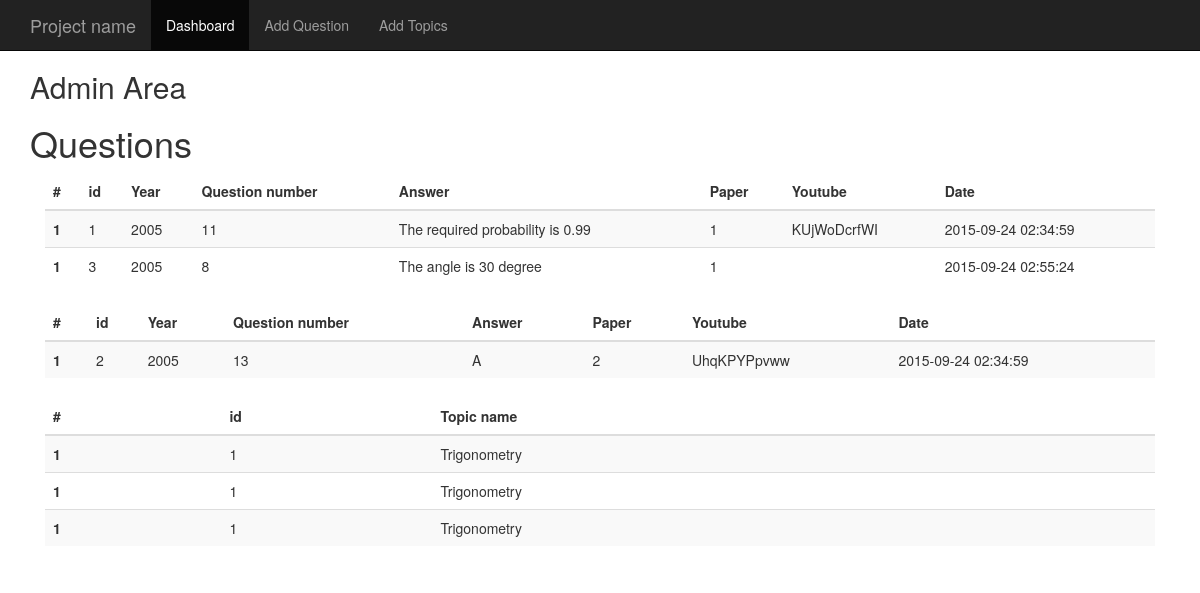
The app's page /admin/index.php with its own data.
### tables this page shows
CREATE TABLE IF NOT EXISTS `questions` (
`id` int(11) NOT NULL,
  `year` int(255) NOT NULL,
  `number` varchar(255) NOT NULL,
  `answer` text NOT NULL,
  `paper` varchar(255) NOT NULL,
  `youtube` text NOT NULL,
  `date_add` timestamp NOT NULL DEFAULT CURRENT_TIMESTAMP
);

### libraries/Database.php (called while the page is built, shortened)
<?php
class Database{
	public $host = DB_HOST;
	public $username = DB_USER;
	public $password = DB_PASS;
	public $db_name = DB_NAME;
	public $link;
	public function connect(){
		$this->link = new mysqli($this->host, $this->username, $this->password, $this->db_name);
	}
	public function select($query){
		$result = $this->link->query($query) or die($this->link->error.__LINE__);
		if($result->num_rows >0){
			return $result;
		}else{
			return false;
		}
	}
}
?>

### admin/index.php (the view, shortened to what this page needs)
<?php include 'includes/header.php';?>
<?php
	$db = new Database();
		$query = "SELECT * FROM questions WHERE paper = 1 ORDER by year, number";
		$paper1 = $db->select($query);
		$query = "SELECT * FROM questions WHERE paper = 2";
		$paper2 = $db->select($query);
?>
    <div class="container">
	<h2>Admin Area</h2>
	<h1>Questions</h1>
	<div class="col-md-12">
	<table class="table table-striped">
      <thead>
        <tr>
          <th>#</th>
          <th>id</th>
          <th>Year</th>
          <th>Question number</th>
          <th>Answer</th>
          <th>Paper</th>
          <th>Youtube</th>
          <th>Date</th>
        </tr>
      </thead>
      <tbody>
      	<?php while ($row = $paper1->fetch_assoc()):?>
        <tr>
          <th>1</th>
          <td><?php echo $row['id'];?></td>
          <td><?php echo $row['year'];?></td>
          <td><?php echo $row['number'];?></td>
          <td><?php echo $row['answer'];?></td>
          <td><?php echo $row['paper'];?></td>
          <td><?php echo $row['youtube'];?></td>
          <td><?php echo $row['date_add'];?></td>
        </tr>
        <?php endwhile;?>
      </tbody>
    </table>
	<table class="table table-striped">
      <thead>
        <tr>
          <th>#</th>
          <th>id</th>
          <th>Year</th>
          <th>Question number</th>
          <th>Answer</th>
          <th>Paper</th>
          <th>Youtube</th>
          <th>Date</th>
        </tr>
      </thead>
      <tbody>
      	<?php while ($row = $paper2->fetch_assoc()):?>
        <tr>
          <th>1</th>
          <td><?php echo $row['id'];?></td>
          <td><?php echo $row['year'];?></td>
          <td><?php echo $row['number'];?></td>
          <td><?php echo $row['answer'];?></td>
          <td><?php echo $row['paper'];?></td>
          <td><?php echo $row['youtube'];?></td>
          <td><?php echo $row['date_add'];?></td>
        </tr>
        <?php endwhile;?>
      </tbody>
    </table>
		<table class="table table-striped">
      <thead>
        <tr>
          <th>#</th>
          <th>id</th>
          <th>Topic name</th>
        </tr>
      </thead>
      <tbody>
        <tr>
          <th>1</th>
          <td>1</td>
          <td>Trigonometry</td>
        </tr>
       <tr>
          <th>1</th>
          <td>1</td>
          <td>Trigonometry</td>
        </tr>
         <tr>
          <th>1</th>
          <td>1</td>
          <td>Trigonometry</td>
        </tr>
      </tbody>
    </table>
	</div>
    </div>
  </body>
</html>

### css/custom.css (style rules this page uses)
body { padding-top: 50px; }

### records on screen
questions: id "1", year "2005", number "11", answer "The required probability is 0.99", paper "1", youtube "KUjWoDcrfWI", date_add "2015-09-24 02:34:59"
questions: id "3", year "2005", number "8", answer "The angle is 30 degree", paper "1", date_add "2015-09-24 02:55:24"
questions: id "2", year "2005", number "13", answer "A", paper "2", youtube "UhqKPYPpvww", date_add "2015-09-24 02:34:59"
